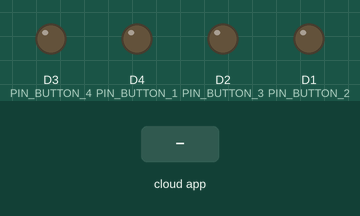
The sketch below on a simulated ESP8266 (NodeMCU). On the bench: output pins drawn as LEDs (lit = HIGH). The inputs (shaded band) are chosen by the test bench. The RemoteXY app is connected.

Above: at 1.2 s.
1.3 s: the phone or cloud app sets button_1 to 1
At 2.1 s:
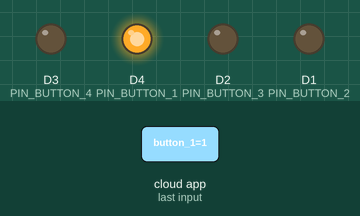
2.8 s: the phone or cloud app sets button_2 to 1
At 3.2 s:
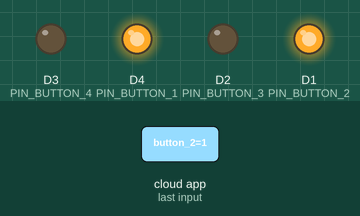
4.3 s: the phone or cloud app sets button_3 to 1
At 5.5 s:
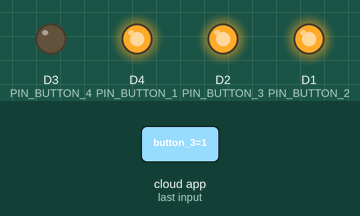
5.8 s: the phone or cloud app sets button_4 to 1
At 6.7 s:
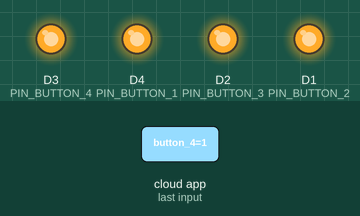
7.3 s: the phone or cloud app sets button_1 to 0
At 7.9 s:
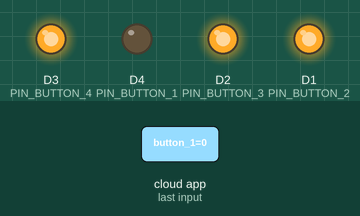
8.8 s: the phone or cloud app sets button_2 to 0
At 10.2 s:
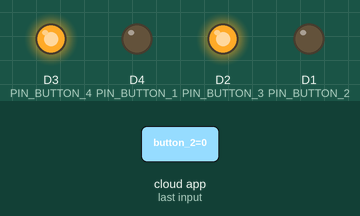
Timing chart, 0 to 11.3 s (numbered marks = the images above; inputs shaded):
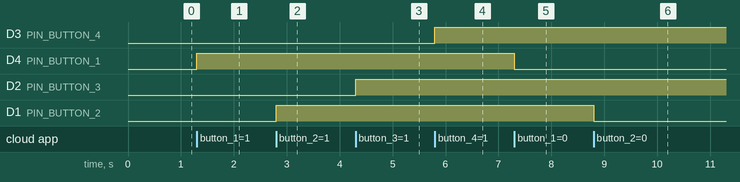

The sketch:

4_leds_RemoteXY_.ino
```cpp
#define REMOTEXY_MODE__ESP8266WIFI_LIB_POINT
#include <ESP8266WiFi.h>

#include <RemoteXY.h>

// RemoteXY connection settings
#define REMOTEXY_WIFI_SSID "RemoteXY"
#define REMOTEXY_WIFI_PASSWORD "12345678"
#define REMOTEXY_SERVER_PORT 6377


// RemoteXY configurate
#pragma pack(push, 1)
uint8_t RemoteXY_CONF[] =   // 46 bytes
  { 255,4,0,0,0,39,0,16,8,1,1,0,9,9,12,12,204,31,0,1,
  0,41,9,12,12,94,31,0,1,0,7,53,12,12,121,31,0,1,0,40,
  52,12,12,36,31,0 };

// this structure defines all the variables and events of your control interface
struct {

    // input variables
  uint8_t button_1; // =1 if button pressed, else =0
  uint8_t button_2; // =1 if button pressed, else =0
  uint8_t button_3; // =1 if button pressed, else =0
  uint8_t button_4; // =1 if button pressed, else =0

    // other variable
  uint8_t connect_flag;  // =1 if wire connected, else =0

} RemoteXY;
#pragma pack(pop)

/////////////////////////////////////////////
//           END RemoteXY include          //
/////////////////////////////////////////////

#define PIN_BUTTON_1 D4
#define PIN_BUTTON_2 D1
#define PIN_BUTTON_3 D2
#define PIN_BUTTON_4 D3


void setup()
{
  RemoteXY_Init ();

  pinMode (PIN_BUTTON_1, OUTPUT);
  pinMode (PIN_BUTTON_2, OUTPUT);
  pinMode (PIN_BUTTON_3, OUTPUT);
  pinMode (PIN_BUTTON_4, OUTPUT);

  // TODO you setup code

}

void loop()
{
  RemoteXY_Handler ();

  digitalWrite(PIN_BUTTON_1, (RemoteXY.button_1==0)?LOW:HIGH);
  digitalWrite(PIN_BUTTON_2, (RemoteXY.button_2==0)?LOW:HIGH);
  digitalWrite(PIN_BUTTON_3, (RemoteXY.button_3==0)?LOW:HIGH);
  digitalWrite(PIN_BUTTON_4, (RemoteXY.button_4==0)?LOW:HIGH);

  // TODO you loop code
  // use the RemoteXY structure for data transfer
  // do not call delay()


}
```

Measured:
- after the input at 1.3 s, D4 (PIN_BUTTON_1): LOW → HIGH at once
- after the input at 2.8 s, D1 (PIN_BUTTON_2): LOW → HIGH at once
- after the input at 4.3 s, D2 (PIN_BUTTON_3): LOW → HIGH at once
- after the input at 5.8 s, D3 (PIN_BUTTON_4): LOW → HIGH at once
- after the input at 7.3 s, D4 (PIN_BUTTON_1): HIGH → LOW at once
- after the input at 8.8 s, D1 (PIN_BUTTON_2): HIGH → LOW at once
